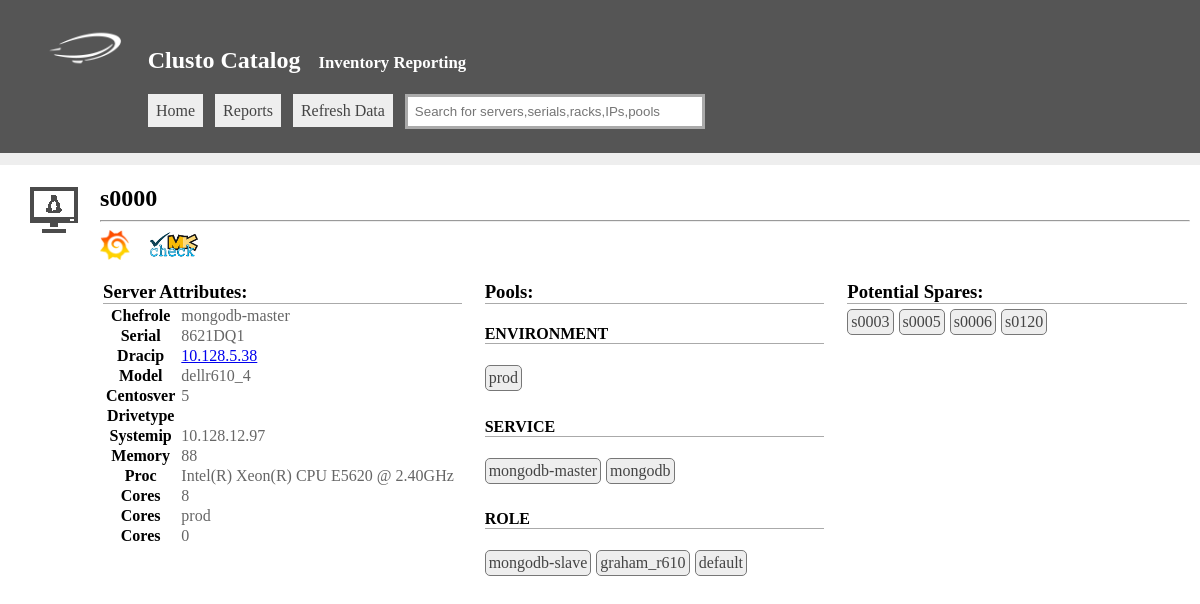
The app's page /view.php?type=server&id=593 with its own data.
### tables this page shows
CREATE TABLE 'server' ('id'  INTEGER PRIMARY KEY,'name'  TEXT,'chef_role'  TEXT,'serial'  TEXT,'dracip'  TEXT,'model'  TEXT,'aws_ami'  TEXT,'centosver'  TEXT,'drivetype'  TEXT,'drivecount'  INTEGER,'aws_instance_id'  TEXT,'systemip'  TEXT,'memory'  INTEGER,'proc'  TEXT,'cores'  INTEGER,'cpus'  INTEGER,'env'  TEXT,'tengb'  BOOL,'raid'  TEXT);

CREATE TABLE 'pool' ('id'  INTEGER PRIMARY KEY,'name'  TEXT,'type'  TEXT);

### config.php (called while the page is built, shortened)
<?php
$mastertitle="Clusto Catalog";
$tagline="Inventory Reporting";
$displayoptions['server']['name']=array('disp'=>'Name',    'tab'=>'server',    'col'=>'name');
$displayoptions['server']['Serial']=array('disp'=>'Serial',    'tab'=>'server',    'col'=>'serial');
$displayoptions['server']['Model']=array('disp'=>'Model',      'tab'=>'server',    'col'=>'model');
$displayoptions['server']['Chefrole']=array('disp'=>'Chefrole',      'tab'=>'server',    'col'=>'chef_role');
$displayoptions['server']['Dracip']=array('disp'=>'Dracip',      'tab'=>'server',    'col'=>'dracip');
$displayoptions['server']['Systemip']=array('disp'=>'Systemip',      'tab'=>'server',    'col'=>'systemip');
$displayoptions['server']['Centosver']=array('disp'=>'Centosver ',      'tab'=>'server',    'col'=>'centosver');
$displayoptions['server']['Drivetype']=array('disp'=>'Drivetype',      'tab'=>'server',    'col'=>'drivetype');
$displayoptions['server']['Drivecount']=array('disp'=>'Drivecount',      'tab'=>'server',    'col'=>'drivecount');
$displayoptions['server']['Memory']=array('disp'=>'Memory',      'tab'=>'server',    'col'=>'memory');
$displayoptions['server']['Proc']=array('disp'=>'Proc',      'tab'=>'server',    'col'=>'proc');
$displayoptions['server']['Cores']=array('disp'=>'Cores',      'tab'=>'server',    'col'=>'cores');
$displayoptions['server']['Type']=array('disp'=>'Type',      'tab'=>'s2',    'col'=>'servertype');
$displayoptions['server']['Rack']=array('disp'=>'Rack',      'tab'=>'rack',    'col'=>'name');
$displayoptions['server']['Raid']=array('disp'=>'Raid',      'tab'=>'server',    'col'=>'raid');

### connectors.php (called while the page is built, shortened)
<?php
class sqlite
{
	function __construct($config){
		$this->config=$config;
	}
	public function search($q){
		$ret=array();
		$hdl=new SQLite3($this->config['filename']);
		$result = $hdl->query($q);
		if($result) {
			while ($row = @$result->fetchArray(SQLITE3_ASSOC)) {
				$ret[] = $row;
			}
		}
		return $ret;
	}
}

### templates/server.php (the view, shortened to what this page needs)
<?php
$serverinfo=$sqlite->search("select *,(case when server.name like 's%' then 'physical' when server.name like 'e%' then 'aws' else 'unknown' end) AS servertype from server where id='$id'");
$serverinfo=$serverinfo[0];
$serverpools=$sqlite->search("select distinct pool.name,pool.id,pool.type from poolservermap left join pool on poolservermap.poolid = pool.id where poolservermap.serverid = $id");
if($serverinfo){
    echo "<img src='./images/icons/linux.png' style='opacity:.7;float:left;margin-right:15px'/>";
    echo "<div style='padding-left:70px'>";
    echo "<h2>".$serverinfo['name']."</h2><hr>";
    $to=(time()*1000);
    $from=($to - 60*60*3000);
    echo "<a style='text-decoration:none' target='_blank' href='https://grafana.prod.urbanairship.com/dashboard/db/server-overview?from=$from&to=$to&var-server=".$serverinfo['name']."'>
    <img style='vertical-align:middle;height:30px' src='./images/grafanalogo.png' /></a>&nbsp;&nbsp;&nbsp;&nbsp;";
    echo "<a style='text-decoration:none' target='_blank' href='https://monitoring.prod.urbanairship.com/check_mk/view.py?view_name=host&host=".$serverinfo['name']."'>
    <img style='vertical-align:middle;height:30px' src='./images/checkmklogo.png' /></a><br /><br />";
    echo "<table><tr><td style='width:30%;'>";
    echo "<h3 style='border-bottom:1px solid #aaa;margin:0px'>Server Attributes:</h3>";
    echo "<table class='stats'>";
    if($serverinfo['servertype']=='aws'){
        $fields=array('aws_instance_id','aws_ami');
    }else {
        $fields = array('serial','model','dracip','drivetype','drivercount','memory','proc','cores','tengb');
    }
    $common=array('systemip','chef_role','centosver','env');
    $fields=array_merge($fields,$common);
    foreach($serverinfo as $k=>$server){
        if(in_array($k,$fields)) {
            $displayoptions['server']['name']=array('disp'=>'Name',    'tab'=>'server',    'col'=>'name');
            foreach($displayoptions['server'] as $option){
                if($option['col']==$k){
                    $disp=$option['disp'];
                }
            }
            if($k=='dracip'){
                $server="<a target='_blank' href='https://$server'>$server</a>";
            }
            echo "<tr><th>".$disp."</th><td>" . $server . "</td></tr>";
        }
    }
    echo "</table>";
    echo "</td><td style='width:30%;padding-left:20px;'>";
    if($serverpools){
        echo "<h3 style='border-bottom:1px solid #aaa;margin:0px'>Pools:</h3>";
        foreach($serverpools as $pool){
            $mypools[$pool['type']][]=$pool;
        }
        foreach($mypools as $cat=>$pools){
            echo "<h4 style='border-bottom:1px solid #aaa'>".strtoupper(str_replace("_pool","",$cat))."</h4>";
            foreach($pools as $pool){
                echo "<a href='./view.php?type=pool&id=".$pool['id']."' class='floatbox'>".$pool['name']."</a>";
            }
        }
    }
    if($serverinfo['servertype']=='physical'){
        echo "</td><td style='width:30%;padding-left:20px;'>";
        echo "<h3 style='border-bottom:1px solid #aaa;margin:0px;margin-bottom:5px'>Potential Spares:</h3>";
        $spareq="select * from server where
                    drivecount = '".$serverinfo['drivecount']."'  and
                    model = '".$serverinfo['model']."' and
                    env != 'prod' and env != 'stag'
                    and memory >= '".$serverinfo['memory']."'
                    and cores = '".$serverinfo['cores']."'
                    and proc = '".$serverinfo['proc']."'
                    and drivecount = '".$serverinfo['drivecount']."'
         ";
        $spareresults=$sqlite->search($spareq);
        if($spareresults){
            foreach($spareresults as $server){
                echo "<a target='_blank' href='./view.php?type=server&id=".$server['id']."' class='floatbox'>".$server['name']."</a>";
            }
        }else{
            echo "No spares found";
        }
    }
    echo "</td></tr></table>";
    echo "</div>";
}

### header.php (shortened to what this page needs)
<?php
include "config.php";
include "connectors.php";
?>
<head>
<link rel='stylesheet' href='http://cdn.datatables.net/1.10.12/css/jquery.dataTables.min.css'/>
<link rel='stylesheet' href='mainstyle.css'/>
<link rel='stylesheet' href='./jquery-ui/jquery-ui.min.css'/>
</head>
<body>
<div id="headwrap">
	<div id="mainhead">
		<h2 style='margin-left:30px'><a class='homelink' href='.'><img class='logo' src='./images/logo.png' />
										<?php
											echo $mastertitle;
											if($tagline){
												echo "&nbsp;&nbsp;&nbsp;<span style='font-size:.7em'>".$tagline."</span>";
											}
										?>
			</a></h2>
		<div id="mainnav">
			<ul id='navlist'>
				<li><a href='./ '>Home</a></li>
				<li><a href='./reports.php'>Reports</a></li>
				<li><a target='_blank' href='./import.php'>Refresh Data</a></li>
				<li><input placeholder="Search for servers,serials,racks,IPs,pools" id="searchbox" /></li>
			</ul>
		</div>
	</div>
</div>

### view.php (shortened to what this page needs)
<?php
include 'header.php';
$types=['pool','server','rack','aws'];
$type=$_GET['type'];
echo "<div id='viewbox'>";
if(in_array($type,$types)){
    include "./templates/$type.php";
}else{
    echo "Type not found!";
}
echo "</div>";

### mainstyle.css (style rules this page uses)
body { padding:0xp;margin:0px; }
a.homelink { text-decoration:none;border:none }
#searchbox { padding:7px;color:#444;border:3px solid #aaa;width:300px;color:darkgreen }
#viewbox { padding:10px;padding-left:30px; }
#viewbox h2 { margin:0px }
.floatbox { display:inline-block;padding:3px;border:1px solid #777; border-radius:5px;background:#eee;color:#444;text-decoration:none;background:#eee;margin-right:5px;margin-bottom:5px; }
table.stats { border:2px solid #fff;padding:3px;border-collapse: collapse }
table.stats td { padding-left:5px;color:#666 }
td { vertical-align:top }
#mainhead { background:#555;color:#fff;padding:8px;margin-bottom:10px;position:relative;border-bottom:12px solid #eee }
#mainhead a { color:#fff;text-decoration:none; }
#mainhead #navlist { padding-left:140px; }
#mainhead #navlist li { display:inline;margin-right:8px;list-style:none }
#mainhead #navlist li a { padding:8px;background:#eee;color:#444 }
#mainhead img.logo { height:40px;margin-right:10px; }

### records on screen
server: name "s0000", chef_role "mongodb-master", serial "8621DQ1", dracip "10.128.5.38", model "dellr610_4", centosver "5", systemip "10.128.12.97", memory "88", proc "Intel(R) Xeon(R) CPU E5620 @ 2.40GHz", cores "8", env "prod", tengb "0"
pool: name "prod"
pool: name "mongodb-master"
pool: name "mongodb"
pool: name "mongodb-slave"
pool: name "graham_r610"
pool: name "default"
server: name "s0003"
server: name "s0005"
server: name "s0006"
server: name "s0120"

### other values on screen
$mastertitle "Clusto Catalog"
$tagline "Inventory Reporting"
$disp "Chefrole"
$disp "Serial"
$disp "Dracip"
$disp "Model"
$disp "Centosver"
$disp "Drivetype"
$disp "Systemip"
$disp "Memory"
$disp "Proc"
$disp "Cores"
str_replace("_pool","",$cat) "ENVIRONMENT"
str_replace("_pool","",$cat) "SERVICE"
str_replace("_pool","",$cat) "ROLE"
